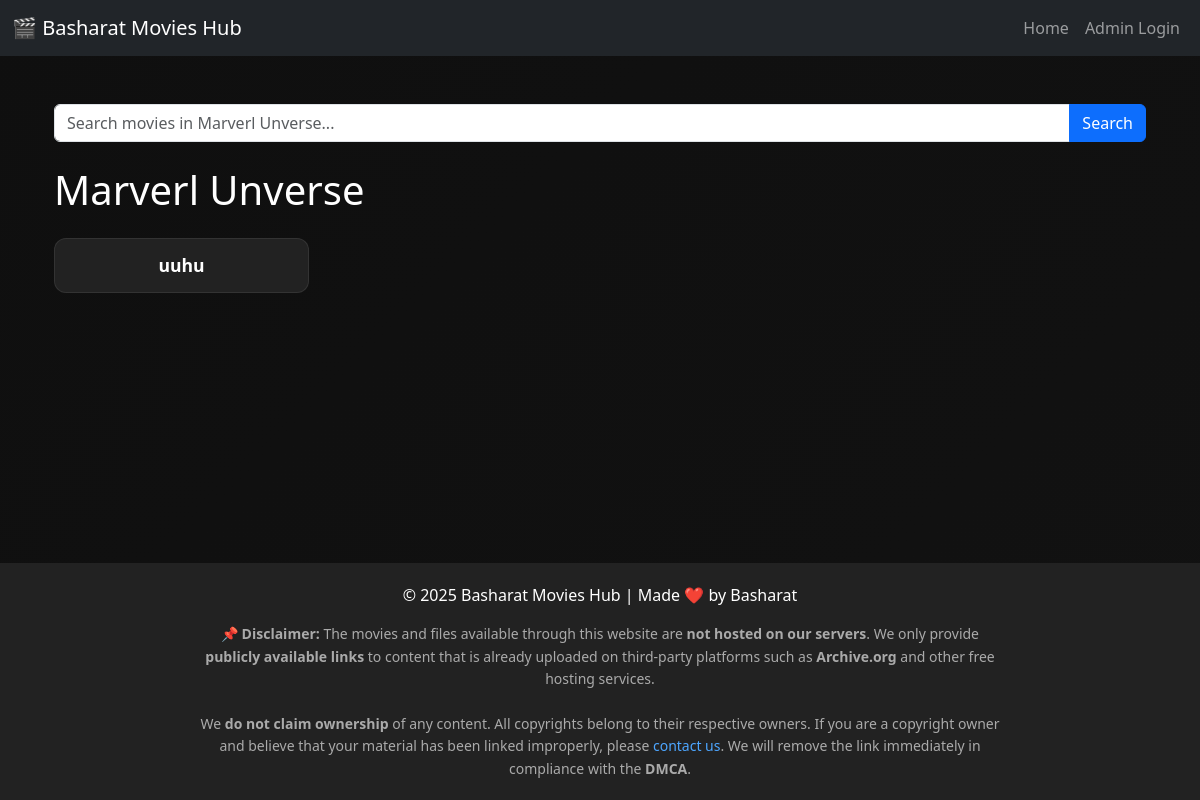
The app's page /category/4/ with its own data.
### movies/models.py (models this page shows, shortened)
class Category(models.Model):
    name = models.CharField(max_length=100, unique=True)

class Movie(models.Model):
    title = models.CharField(max_length=200)
    description = models.TextField()
    poster = CloudinaryField("poster")
    download_link = models.URLField()
    udrop_link = models.URLField(blank=True, null=True)
    playlist = models.ForeignKey(Playlist, on_delete=models.SET_NULL, null=True, blank=True)
    category = models.ForeignKey(Category, on_delete=models.SET_NULL, null=True, blank=True)
    def __str__(self):
        return self.title

### movies/views.py (the view)
# urls.py: path("category/<int:category_id>/", category_detail, name="category_detail"),  # नया URL pattern जोड़ा
def category_detail(request, category_id):
    category = get_object_or_404(Category, id=category_id)
    movies = list(Movie.objects.filter(category=category))
    playlists = list(Playlist.objects.filter(category=category))
    query = request.GET.get("q")
    if query:
        movies = [m for m in movies if query.lower() in m.title.lower()]
        playlists = [p for p in playlists if query.lower() in p.name.lower()]
    items = []
    for m in movies:
        items.append({"type": "movie", "obj": m})
    for p in playlists:
        items.append({"type": "playlist", "obj": p})
    items.sort(key=lambda x: (0 if x["type"] == "movie" else 1, str(x["obj"])))
    return render(request, "category_detail.html", {
        "category": category,
        "items": items,
        "query": query,
    })

### templates/category_detail.html (shortened to what this page needs)
{% extends 'base.html' %}
{% load static %}
{% load cloudinary %}
{% block content %}
<div class="container mt-4">
    <form method="get" action="">
        <div class="input-group mb-4">
            <input type="text" name="q" class="form-control" placeholder="Search movies in {{ category.name }}..." value="{{ request.GET.q }}">
            <button class="btn btn-primary" type="submit">Search</button>
        </div>
    </form>
    <h1 class="mb-4">{{ category.name }}</h1>
    <div class="row">
        {% if items %}
            {% for item in items %}
            <div class="col-6 col-sm-4 col-md-3 mb-3">
                <div class="card movie-card h-100">
                    {% if item.type == "movie" %}
                        <a href="{% url 'movie_detail' item.obj.id %}" class="title-link">
                            <div class="card-body text-center">
                                <h6 class="card-title">
                                    {% if item.obj.title %}
                                        {{ item.obj.title }}
                                    {% else %}
                                        No Title
                                    {% endif %}
                                </h6>
                            </div>
                        </a>
                    {% endif %}
                </div>
            </div>
            {% endfor %}
        {% endif %}
    </div>
</div>
{% endblock %}

### static/css/style.css (style rules this page uses)
body { background: linear-gradient(135deg, #0f0f0f, #1a1a1a); background-size: 400% 400%; animation: gradientMove 15s ease infinite; color: white; transition: background-color 0.4s ease, color 0.4s ease; padding-bottom: 70px; scroll-behavior: smooth; }
.card, .movie-card { background-color: #222222; color: white; border-radius: 12px; overflow: hidden; transition: transform 0.3s ease, box-shadow 0.3s ease; display: flex; flex-direction: column; height: 100%; border: 1px solid rgba(255, 255, 255, 0.08); }
.card-body { flex-grow: 1; display: flex; align-items: center; justify-content: center; padding: 1rem; text-align: center; }
.card-title { font-size: 1.1rem; font-weight: 600; margin: 0; color: inherit; }
.title-link { text-decoration: none; color: inherit; }

### templates/base.html (style rules this page uses)
html, body { margin: 0; padding: 0; height: 100%; overflow-x: hidden; }

### records on screen
Category: q "Search movies in Marverl Unverse...", name "Marverl Unverse"
Movie: obj "uuhu"
